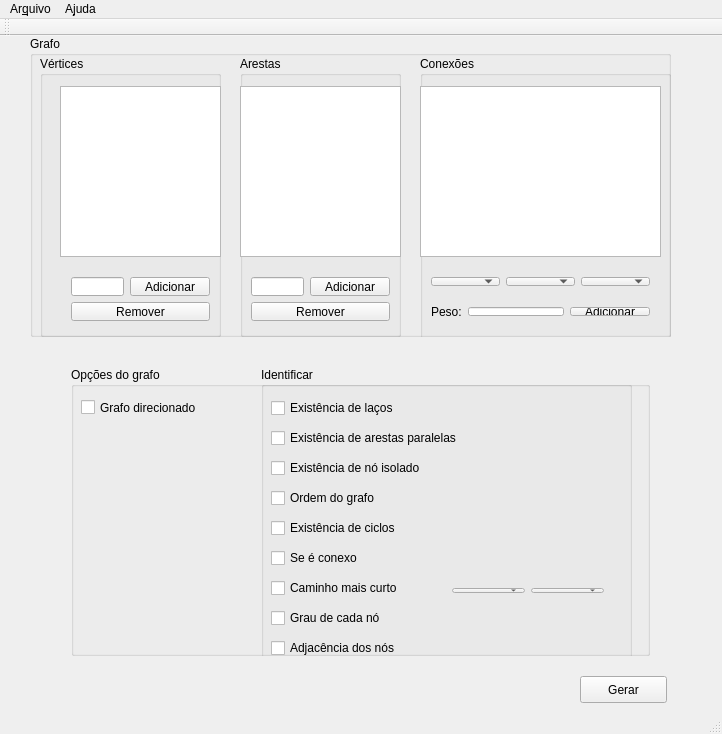
<?xml version="1.0" encoding="UTF-8"?>
<ui version="4.0">
 <class>MainWindow</class>
 <widget class="QMainWindow" name="MainWindow">
  <property name="geometry">
   <rect>
    <x>0</x>
    <y>0</y>
    <width>722</width>
    <height>734</height>
   </rect>
  </property>
  <property name="windowTitle">
   <string>MainWindow</string>
  </property>
  <widget class="QWidget" name="centralWidget">
   <widget class="QGroupBox" name="groupBox">
    <property name="geometry">
     <rect>
      <x>30</x>
      <y>0</y>
      <width>641</width>
      <height>301</height>
     </rect>
    </property>
    <property name="title">
     <string>Grafo</string>
    </property>
    <widget class="QGroupBox" name="groupBox_2">
     <property name="geometry">
      <rect>
       <x>210</x>
       <y>20</y>
       <width>161</width>
       <height>281</height>
      </rect>
     </property>
     <property name="title">
      <string>Arestas</string>
     </property>
     <widget class="QListView" name="listArestas">
      <property name="geometry">
       <rect>
        <x>0</x>
        <y>30</y>
        <width>161</width>
        <height>171</height>
       </rect>
      </property>
     </widget>
     <widget class="QWidget" name="layoutWidget">
      <property name="geometry">
       <rect>
        <x>0</x>
        <y>210</y>
        <width>161</width>
        <height>66</height>
       </rect>
      </property>
      <layout class="QVBoxLayout" name="verticalLayout_4">
       <item>
        <layout class="QHBoxLayout" name="horizontalLayout">
         <item>
          <widget class="QLineEdit" name="lineNomeAresta"/>
         </item>
         <item>
          <widget class="QPushButton" name="pushAddAresta">
           <property name="text">
            <string>Adicionar</string>
           </property>
          </widget>
         </item>
        </layout>
       </item>
       <item>
        <widget class="QPushButton" name="pushRemoverAresta">
         <property name="text">
          <string>Remover</string>
         </property>
        </widget>
       </item>
      </layout>
     </widget>
    </widget>
    <widget class="QGroupBox" name="groupBox_3">
     <property name="geometry">
      <rect>
       <x>10</x>
       <y>20</y>
       <width>181</width>
       <height>281</height>
      </rect>
     </property>
     <property name="title">
      <string>Vértices</string>
     </property>
     <widget class="QListView" name="listVertices">
      <property name="geometry">
       <rect>
        <x>20</x>
        <y>30</y>
        <width>161</width>
        <height>171</height>
       </rect>
      </property>
     </widget>
     <widget class="QWidget" name="layoutWidget">
      <property name="geometry">
       <rect>
        <x>20</x>
        <y>210</y>
        <width>161</width>
        <height>66</height>
       </rect>
      </property>
      <layout class="QVBoxLayout" name="verticalLayout_3">
       <item>
        <layout class="QHBoxLayout" name="horizontalLayout_2">
         <item>
          <widget class="QLineEdit" name="lineNomeVertice"/>
         </item>
         <item>
          <widget class="QPushButton" name="pushAddVertice">
           <property name="text">
            <string>Adicionar</string>
           </property>
          </widget>
         </item>
        </layout>
       </item>
       <item>
        <widget class="QPushButton" name="pushRemoverVertice">
         <property name="text">
          <string>Remover</string>
         </property>
        </widget>
       </item>
      </layout>
     </widget>
    </widget>
    <widget class="QGroupBox" name="groupBox_4">
     <property name="geometry">
      <rect>
       <x>390</x>
       <y>20</y>
       <width>251</width>
       <height>291</height>
      </rect>
     </property>
     <property name="title">
      <string>Conexões</string>
     </property>
     <widget class="QListView" name="listConexoes">
      <property name="geometry">
       <rect>
        <x>0</x>
        <y>30</y>
        <width>241</width>
        <height>171</height>
       </rect>
      </property>
     </widget>
     <widget class="QWidget" name="layoutWidget">
      <property name="geometry">
       <rect>
        <x>0</x>
        <y>240</y>
        <width>241</width>
        <height>31</height>
       </rect>
      </property>
      <layout class="QHBoxLayout" name="horizontalLayout_4">
       <item>
        <widget class="QLabel" name="label">
         <property name="text">
          <string>Peso:</string>
         </property>
        </widget>
       </item>
       <item>
        <widget class="QLineEdit" name="linePesoNo"/>
       </item>
       <item>
        <widget class="QPushButton" name="pushAddConexao">
         <property name="text">
          <string>Adicionar</string>
         </property>
        </widget>
       </item>
      </layout>
     </widget>
     <widget class="QWidget" name="layoutWidget">
      <property name="geometry">
       <rect>
        <x>0</x>
        <y>210</y>
        <width>241</width>
        <height>31</height>
       </rect>
      </property>
      <layout class="QHBoxLayout" name="horizontalLayout_3">
       <item>
        <widget class="QComboBox" name="comboVertice1"/>
       </item>
       <item>
        <widget class="QComboBox" name="comboAresta"/>
       </item>
       <item>
        <widget class="QComboBox" name="comboVertice2"/>
       </item>
      </layout>
     </widget>
    </widget>
   </widget>
   <widget class="QPushButton" name="pushGerar">
    <property name="geometry">
     <rect>
      <x>580</x>
      <y>640</y>
      <width>87</width>
      <height>27</height>
     </rect>
    </property>
    <property name="text">
     <string>Gerar</string>
    </property>
   </widget>
   <widget class="QWidget" name="layoutWidget">
    <property name="geometry">
     <rect>
      <x>60</x>
      <y>320</y>
      <width>601</width>
      <height>311</height>
     </rect>
    </property>
    <layout class="QHBoxLayout" name="horizontalLayout_5">
     <item>
      <widget class="QGroupBox" name="groupBox_5">
       <property name="title">
        <string>Opções do grafo</string>
       </property>
       <widget class="QCheckBox" name="checkDirecionado">
        <property name="geometry">
         <rect>
          <x>10</x>
          <y>30</y>
          <width>161</width>
          <height>21</height>
         </rect>
        </property>
        <property name="text">
         <string>Grafo direcionado</string>
        </property>
       </widget>
       <widget class="QGroupBox" name="groupBox_6">
        <property name="geometry">
         <rect>
          <x>190</x>
          <y>0</y>
          <width>371</width>
          <height>309</height>
         </rect>
        </property>
        <property name="title">
         <string>Identificar</string>
        </property>
        <widget class="QCheckBox" name="checkExisteLaco">
         <property name="geometry">
          <rect>
           <x>10</x>
           <y>30</y>
           <width>181</width>
           <height>22</height>
          </rect>
         </property>
         <property name="text">
          <string>Existência de laços</string>
         </property>
        </widget>
        <widget class="QCheckBox" name="checkExisteParalela">
         <property name="geometry">
          <rect>
           <x>10</x>
           <y>60</y>
           <width>241</width>
           <height>22</height>
          </rect>
         </property>
         <property name="text">
          <string>Existência de arestas paralelas</string>
         </property>
        </widget>
        <widget class="QCheckBox" name="checkExisteIsolado">
         <property name="geometry">
          <rect>
           <x>10</x>
           <y>90</y>
           <width>241</width>
           <height>22</height>
          </rect>
         </property>
         <property name="text">
          <string>Existência de nó isolado</string>
         </property>
        </widget>
        <widget class="QCheckBox" name="checkOrdem">
         <property name="geometry">
          <rect>
           <x>10</x>
           <y>120</y>
           <width>241</width>
           <height>22</height>
          </rect>
         </property>
         <property name="text">
          <string>Ordem do grafo</string>
         </property>
        </widget>
        <widget class="QCheckBox" name="checkExisteCiclo">
         <property name="geometry">
          <rect>
           <x>10</x>
           <y>150</y>
           <width>241</width>
           <height>22</height>
          </rect>
         </property>
         <property name="text">
          <string>Existência de ciclos</string>
         </property>
        </widget>
        <widget class="QCheckBox" name="checkConexo">
         <property name="geometry">
          <rect>
           <x>10</x>
           <y>180</y>
           <width>241</width>
           <height>22</height>
          </rect>
         </property>
         <property name="text">
          <string>Se é conexo</string>
         </property>
        </widget>
        <widget class="QCheckBox" name="checkCaminhoCurto">
         <property name="geometry">
          <rect>
           <x>10</x>
           <y>210</y>
           <width>171</width>
           <height>22</height>
          </rect>
         </property>
         <property name="text">
          <string>Caminho mais curto</string>
         </property>
        </widget>
        <widget class="QCheckBox" name="checkGrau">
         <property name="geometry">
          <rect>
           <x>10</x>
           <y>240</y>
           <width>241</width>
           <height>22</height>
          </rect>
         </property>
         <property name="text">
          <string>Grau de cada nó</string>
         </property>
        </widget>
        <widget class="QCheckBox" name="checkAdjacencia">
         <property name="geometry">
          <rect>
           <x>10</x>
           <y>270</y>
           <width>241</width>
           <height>22</height>
          </rect>
         </property>
         <property name="text">
          <string>Adjacência dos nós</string>
         </property>
        </widget>
        <widget class="QWidget" name="layoutWidget">
         <property name="geometry">
          <rect>
           <x>180</x>
           <y>210</y>
           <width>174</width>
           <height>27</height>
          </rect>
         </property>
         <layout class="QHBoxLayout" name="horizontalLayout_6">
          <item>
           <widget class="QComboBox" name="comboCaminhoInicio"/>
          </item>
          <item>
           <widget class="QComboBox" name="comboBox_5"/>
          </item>
         </layout>
        </widget>
       </widget>
      </widget>
     </item>
    </layout>
   </widget>
   <widget class="QWidget" name="layoutWidget">
    <property name="geometry">
     <rect>
      <x>0</x>
      <y>0</y>
      <width>2</width>
      <height>2</height>
     </rect>
    </property>
    <layout class="QVBoxLayout" name="verticalLayout"/>
   </widget>
   <widget class="QWidget" name="layoutWidget">
    <property name="geometry">
     <rect>
      <x>0</x>
      <y>0</y>
      <width>2</width>
      <height>2</height>
     </rect>
    </property>
    <layout class="QVBoxLayout" name="verticalLayout_2"/>
   </widget>
  </widget>
  <widget class="QMenuBar" name="menuBar">
   <property name="geometry">
    <rect>
     <x>0</x>
     <y>0</y>
     <width>722</width>
     <height>27</height>
    </rect>
   </property>
   <widget class="QMenu" name="menuArquivo">
    <property name="title">
     <string>Ar&amp;quivo</string>
    </property>
    <addaction name="actionNovo"/>
    <addaction name="actionSair"/>
   </widget>
   <widget class="QMenu" name="menuAjuda">
    <property name="title">
     <string>A&amp;juda</string>
    </property>
    <addaction name="actionSobre"/>
   </widget>
   <addaction name="menuArquivo"/>
   <addaction name="menuAjuda"/>
  </widget>
  <widget class="QToolBar" name="mainToolBar">
   <attribute name="toolBarArea">
    <enum>TopToolBarArea</enum>
   </attribute>
   <attribute name="toolBarBreak">
    <bool>false</bool>
   </attribute>
  </widget>
  <widget class="QStatusBar" name="statusBar"/>
  <action name="actionSair">
   <property name="text">
    <string>&amp;Sair</string>
   </property>
  </action>
  <action name="actionVai_se_fuder">
   <property name="text">
    <string>&amp;Vai se fuder</string>
   </property>
  </action>
  <action name="actionSobre">
   <property name="text">
    <string>&amp;Sobre</string>
   </property>
  </action>
  <action name="actionNovo">
   <property name="text">
    <string>&amp;Novo</string>
   </property>
  </action>
 </widget>
 <layoutdefault spacing="6" margin="11"/>
 <tabstops>
  <tabstop>listVertices</tabstop>
  <tabstop>lineNomeVertice</tabstop>
  <tabstop>pushAddVertice</tabstop>
  <tabstop>pushRemoverVertice</tabstop>
  <tabstop>listArestas</tabstop>
  <tabstop>lineNomeAresta</tabstop>
  <tabstop>pushAddAresta</tabstop>
  <tabstop>pushRemoverAresta</tabstop>
  <tabstop>listConexoes</tabstop>
  <tabstop>comboVertice1</tabstop>
  <tabstop>comboAresta</tabstop>
  <tabstop>comboVertice2</tabstop>
  <tabstop>linePesoNo</tabstop>
  <tabstop>pushAddConexao</tabstop>
  <tabstop>checkDirecionado</tabstop>
  <tabstop>checkExisteLaco</tabstop>
  <tabstop>checkExisteParalela</tabstop>
  <tabstop>checkExisteIsolado</tabstop>
  <tabstop>checkOrdem</tabstop>
  <tabstop>checkExisteCiclo</tabstop>
  <tabstop>checkConexo</tabstop>
  <tabstop>checkCaminhoCurto</tabstop>
  <tabstop>comboCaminhoInicio</tabstop>
  <tabstop>comboBox_5</tabstop>
  <tabstop>checkGrau</tabstop>
  <tabstop>checkAdjacencia</tabstop>
  <tabstop>pushGerar</tabstop>
 </tabstops>
 <resources/>
 <connections/>
</ui>
